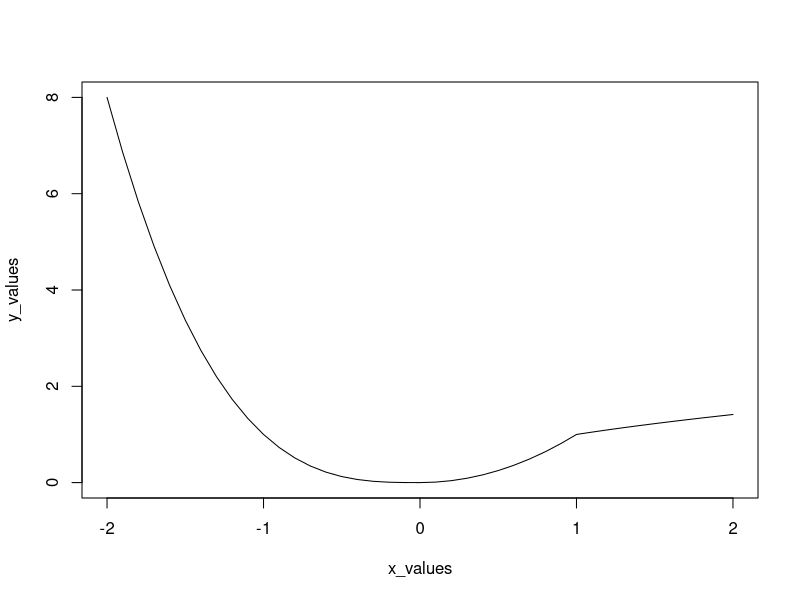

Write R code to recreate this figure.
## ---- chunk 1
f <- function(x){
  if(x<=0){
    val_1 <- -x^3
  }else if(x>0&x<=1){
    val_1 <- x^2
  }else{
    val_1 <- sqrt(x)
  }
  return(val_1)
}
## ---- chunk 2
# do not modify this code
x_values <- seq(-2, 2, by = 0.1)
y_values <- rep(NA, length(x_values))
for (i in seq_along(x_values)) {
  x <- x_values[i]
  y_values[i] <- f(x)
}

# output
plot(x_values, y_values, type = "l")
## ---- chunk 3
h <- function(x, n){
  sum_2 <- 0
  for(i in 0:n){
    sum_2 <- sum_2+x^i
  }
  return(sum_2)
}
## ---- chunk 4
# do not modify this code chunk
# a few test cases
h(1,6)
h(2,7)
h(3,5)
h(10,5)
h(100,4)
h(20,4)
h(-2,7)
h(-2,6)
## ---- chunk 5
h_while <- function(x, n){
  i <- 0
  sum_3 <- 0
  while(i<=n){
    sum_3 <- sum_3+x^i
    i <- i+1
  }
  return(sum_3)
}

g_vector <- function(x, n){
  val_3 <- NA
  if(x==1){
    val_3 <- n+1
  }
  else{
    val_3 <- (x^(n+1)-1)/(x-1)
  }
  return(val_3)
}
## ---- chunk 6
# do not modify this code chunk
# a few test cases
h_while(1,6)
h_while(2,7)
h_while(3,5)
h_while(10,5)
h_while(100,4)
h_while(20,4)
h_while(-2,7)
h_while(-2,6)
## ---- chunk 7
my_min <- function(x){
  x.min <- x[1]
  for(i in 1:length(x)){
    if(x[i]<x.min){
      x.min <- x[i]
    }
  }
  return(x.min)
}
## ---- chunk 8
# do not modify this code chunk
# a few test cases
my_min(c(5,4,7,5,3,2))
my_min(-c(5,4,7,5,3,2))
## ---- chunk 9
# part a
num_die <- rep(NA, 4)
for(i in 1:4){
  num_die[i] <- ceiling(6*runif(1))
}
if(any(num_die==6)){
  print("You win")
}else{
  print("You lose")
}

# part b
sixes <- function(n=4){
  num_die <- rep(NA, n)
  for(i in 1:n){
    num_die[i] <- ceiling(6*runif(1))
  }
  if(any(num_die==6)){
    return(TRUE)
  }else{
    return(FALSE)
  }
}

# part c
sixes_rep <- function(n=4, r){
  # n is the number of dice
  # r is the number of replicates (capital N in the text)
  theor <- 1-(5/6)^n
  number <- replicate(r, sixes())
  obs <- mean(number)
  difference <- obs-theor
  # the function should print:
  cat("Theoretical prob of at least one six in", n, "dice is:", theor, "\n")
  cat("Empirical prob of at least one six after", r,"replications is:", obs, "\n")
  cat("the difference is", difference ,"\n")
  return(difference)
}

# Sample output:
# Theoretical prob of at least one six in 4 dice is: 0.5177469 
# Empirical prob of at least one six after 10000 replications is: 0.5175 
# the difference is -0.0002469136 
## ---- chunk 10
# do not modify this code chunk
# a few test cases to see if your code works
set.seed(1)
sixes_rep(4, 100)
sixes_rep(4, 100)
sixes_rep(4, 1000)
sixes_rep(4, 1000)
sixes_rep(4, 1000)
sixes_rep(4, 10000)
sixes_rep(4, 10000)
sixes_rep(4, 10000)
## ---- chunk 11
triples <- list(
  c(1,2,3),
  c(4,5,6),
  c(7,8,9),
  c(1,4,7),
  c(2,5,8),
  c(3,6,9),
  c(1,5,9),
  c(3,5,7)
)
## ---- chunk 12
display <- function(state){
  for(i in 1:9){
    if(is.na(state[i])==TRUE){
      state[i] <- i
    }
  }
  cat("",state[1],"|",state[2],"|",state[3],"\n")
  cat("---+---+---","\n")
  cat("",state[4],"|",state[5],"|",state[6],"\n")
  cat("---+---+---","\n")
  cat("",state[7],"|",state[8],"|",state[9],"\n")
}

update <- function(state, who, pos){
  if(is.na(state[pos])){
    state[pos] <- who
  }else{
    print("The spot is already taken. It cannot play there.")
  }
  return(state)
}

triples <- list(
  c(1,2,3),
  c(4,5,6),
  c(7,8,9),
  c(1,4,7),
  c(2,5,8),
  c(3,6,9),
  c(1,5,9),
  c(3,5,7)
)

computer_turn <- function(state){
  sign_com <- NA
  pos_com <- NA
  num_x <- which(state=="x")
  num_o <- which(state=="o")
  if(sum(is.na(state))%%2==1){
    sign_com <- "x"
  }else{
    sign_com <- "o"
  }
  if(sign_com=="x"){
    for(i in 1:8){
      if((triples[[i]][1]%in%num_x)&(triples[[i]][2]%in%num_x)&(is.na(state[triples[[i]][3]]))){
        pos_com <- triples[[i]][3]
        break
      }else if((triples[[i]][1]%in%num_x)&(triples[[i]][3]%in%num_x)&(is.na(state[triples[[i]][2]]))){
        pos_com <- triples[[i]][2]
        break
      }else if((triples[[i]][2]%in%num_x)&(triples[[i]][3]%in%num_x)&(is.na(state[triples[[i]][1]]))){
        pos_com <-triples[[i]][1]
        break
      }
    }
    if(is.na(pos_com)){
      for(i in 1:8){
        if((triples[[i]][1]%in%num_o)&(triples[[i]][2]%in%num_o)&(is.na(state[triples[[i]][3]]))){
          pos_com <- triples[[i]][3]
          break
        }else if((triples[[i]][1]%in%num_o)&(triples[[i]][3]%in%num_o)&(is.na(state[triples[[i]][2]]))){
          pos_com <- triples[[i]][2]
          break
        }else if((triples[[i]][2]%in%num_o)&(triples[[i]][3]%in%num_o)&(is.na(state[triples[[i]][1]]))){
          pos_com <-triples[[i]][1]
          break
        }
      }
    }  
    while(is.na(pos_com)){
      i <- sample(1:9,size=1)
      if(is.na(state[i])){
          pos_com <- i
      }
    }
  }
  if(sign_com=="o"){
    for(i in 1:8){
      if((triples[[i]][1]%in%num_o)&(triples[[i]][2]%in%num_o)&(is.na(state[triples[[i]][3]]))){
        pos_com <- triples[[i]][3]
        break
      }else if((triples[[i]][1]%in%num_o)&(triples[[i]][3]%in%num_o)&(is.na(state[triples[[i]][2]]))){
        pos_com <- triples[[i]][2]
        break
      }else if((triples[[i]][2]%in%num_o)&(triples[[i]][3]%in%num_o)&(is.na(state[triples[[i]][1]]))){
        pos_com <-triples[[i]][1]
        break
      }
    }
    if(is.na(pos_com)){
      for(i in 1:8){
        if((triples[[i]][1]%in%num_x)&(triples[[i]][2]%in%num_x)&(is.na(state[triples[[i]][3]]))){
          pos_com <- triples[[i]][3]
          break
        }else if((triples[[i]][1]%in%num_x)&(triples[[i]][3]%in%num_x)&(is.na(state[triples[[i]][2]]))){
          pos_com <- triples[[i]][2]
          break
        }else if((triples[[i]][2]%in%num_x)&(triples[[i]][3]%in%num_x)&(is.na(state[triples[[i]][1]]))){
          pos_com <-triples[[i]][1]
          break
        }
      }
    }  
    while(is.na(pos_com)){
      i <- sample(1:9,size=1)
      if(is.na(state[i])){
        pos_com <- i
      }
    }
  }
  return(pos_com)
}

check_draw <- function(state){
  sum_left <- 0
  for(i in 1:9){
    if(is.na(state[i])){
      sum_left <- sum_left+1
    }
  }
  return(sum_left)
} 

check_winner <- function(state){
  win <- FALSE
  num_x <- which(state=="x")
  num_o <- which(state=="o")
  for(i in 1:8){
    if(all(triples[[i]]%in%num_x)){
      win <- TRUE
      print("x wins.")
      break
    }else if(all(triples[[i]]%in%num_o)){
      win <- TRUE
      print("o wins.")
      break
    }
  }
  if(win==FALSE){
    sum_left <- check_draw(state)
    if(sum_left==0){
      print("The game ended in a draw.")
    }
  }
  return(win)
}

play <- function(){
  state <- rep(NA, 9)
  num_player <- readline("How many human player(s)? (Input '1' for one player, '2' for two players)")
  if(as.integer(num_player==2)){
    win <- check_winner(state)
    sum_left <- check_draw(state)
    while(win==FALSE&sum_left!=0){
      display(state)
      newstate <- state
      while(identical(newstate,state)){
        move_x <- readline("Where should 'x' play: (Input '1~9')")
        newstate <- update(state, "x", as.integer(move_x))
      }
      state <- newstate
      win <- check_winner(state)
      sum_left <- check_draw(state)
      if(win==FALSE&sum_left!=0){
        display(state)
        newstate <- state
        while(identical(newstate, state)){
          move_o <- readline("Where should 'o' play: (Input '1~9')")
          newstate <- update(state, "o", as.integer(move_o))
        }
        state <- newstate
        win <- check_winner(state)
        sum_left <- check_draw(state)
      }
    }
    display(state)
  }else if(as.integer(num_player==1)){
    go_order <- readline("Do you want to go first or second? (Input '1' for first, '2' for second)")
    if(as.integer(go_order==1)){
      win <- check_winner(state)
      sum_left <- check_draw(state)
      while(win==FALSE&sum_left!=0){
        display(state)
        newstate <- state
        while(identical(newstate, state)){
          move_x <- readline("Where should 'x' play: (Input '1~9')")
          newstate <- update(state, "x", as.integer(move_x))
        }
        state <- newstate
        win <- check_winner(state)
        sum_left <- check_draw(state)
        if(win==FALSE&sum_left!=0){
          pos_com <- computer_turn(state)
          state <- update(state, "o", pos_com)
          win <- check_winner(state)
          sum_left <- check_draw(state)
        }
      }
      display(state)
    }else if(as.integer(go_order==2)){
      win <- check_winner(state)
      sum_left <- check_draw(state)
      while(win==FALSE&sum_left!=0){
        pos_com <- computer_turn(state)
        state <- update(state, "x", pos_com)
        win <- check_winner(state)
        sum_left <- check_draw(state)
        if(win==FALSE&sum_left!=0){
          display(state)
          newstate <- state
          while(identical(newstate, state)){
            move_o <- readline("Where should 'o' play: (Input '1~9')")
            state <- update(state, "o", as.integer(move_o))
          }
          state <- newstate
          win <- check_winner(state)
          sum_left <- check_draw(state)
        }
      }
      display(state)
    }
  }
}
## ---- chunk 13
# this test case creates a new blank teststate. You are evaluated on whether 
# display() correctly displays a tic-tac-toe board
# and if computer move can return a value to play
teststate <- rep(NA,9) # you may need to modify this if your blank test state is not 9 NAs.
display(teststate)
computer_turn(teststate)
## ---- chunk 14
# display()
#  x | 2 | 3  
# ---+---+---
#  4 | o | 6  
# ---+---+---
#  x | 8 | 9 
# computer_turn should recognize that it is player "o"'s turn
# and that the correct move is to play in square 4 for a block
teststate <- c("x", NA, NA, NA, "o", NA, "x", NA, NA)
display(teststate)
computer_turn(teststate)
## ---- chunk 15
#  x | 2 | 3  
# ---+---+---
#  4 | o | 6  
# ---+---+---
#  x | o | 9 
# computer_turn should recognize that it is player "x"'s turn
# and that the correct move is to play in square 4 for a win
teststate <- c("x", NA, NA, NA, "o", NA, "x", "o", NA)
display(teststate)
computer_turn(teststate)
## ---- chunk 16
# does display() correctly work?
#  x | 2 | 3  
# ---+---+---
#  4 | o | x  
# ---+---+---
#  7 | o | x 
# computer_turn should recognize that it is player "o"'s turn
# and that the correct move is to play in square 2 for a block
teststate <- c("x", NA, NA, NA, "o", "x", NA, "o", "x")
display(teststate)
computer_turn(teststate)
## ---- chunk 17
#  x | x | 3  
# ---+---+---
#  o | o | 6  
# ---+---+---
#  7 | o | x 
# computer_turn should recognize that it is player "x"'s turn
# and that the correct move is to play in square 3 for a win
teststate <- c("x", "x", NA, "o", "o", NA, NA, "o", "x")
display(teststate)
computer_turn(teststate)
## ---- chunk 18
# test to see if the update() function works.
# here, we put in an "o" in square 2
# after update:
#  x | o | 3  
# ---+---+---
#  4 | o | x  
# ---+---+---
#  7 | o | x 
teststate <- c("x", NA, NA, NA, "o", "x", NA, "o", "x")
newstate <- update(teststate, "o", 2)
display(newstate)
## ---- chunk 19
# here we try use update to put an "o" in square 1.
# but square 1 is already taken, so update needs to 
# tell us that it cannot play there
teststate <- c("x", NA, NA, NA, "o", "x", NA, "o", "x")
newstate <- update(teststate, "o", 1)
## ---- chunk 20
# is there a winner in the following state? (answer: no)
#  x | x | 3  
# ---+---+---
#  o | o | 6  
# ---+---+---
#  7 | o | x 
teststate <- c("x", "x", NA, "o", "o", NA, NA, "o", "x")
display(teststate)
check_winner(teststate)
## ---- chunk 21
# is there a winner in the following state? (answer: yes, x wins)
#  x | x | x  
# ---+---+---
#  o | o | 6  
# ---+---+---
#  7 | o | x 
teststate <- c("x", "x", "x", "o", "o", NA, NA, "o", "x")
display(teststate)
check_winner(teststate)
## ---- chunk 22
# is there a winner in the following state? (answer: no, the game ended in a draw)
#  x | x | o  
# ---+---+---
#  o | o | x  
# ---+---+---
#  x | o | x 
teststate <- c("x", "x", "o", "o", "o", "x", "x", "o", "x")
display(teststate)
check_winner(teststate)
